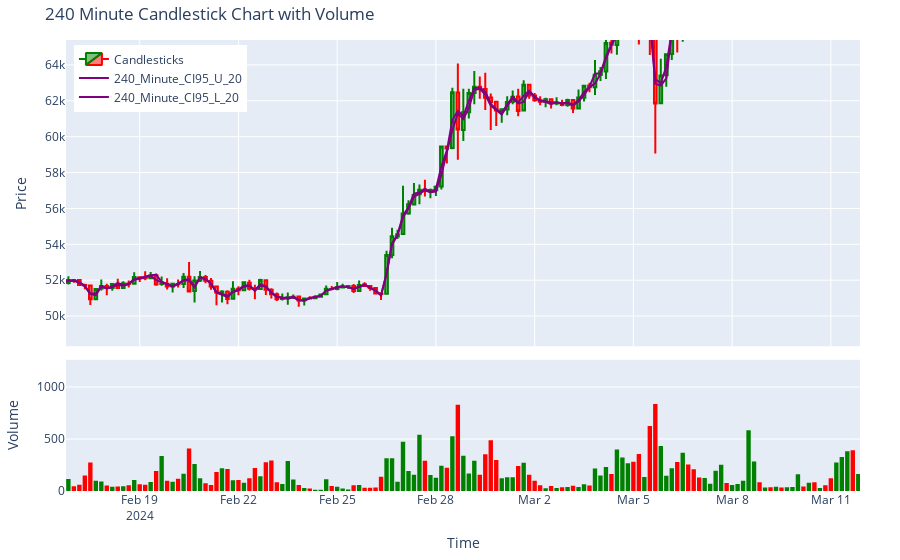

Source (notebook cell):
### Code cell
create_candlestick_chart(df=analyzed_df, time_frame=240, confidence_interval=0.95, window=20, derivatives=1)

### Figure 1 — Plotly figure (JSON) as saved in the notebook; plotly's stock layout.template omitted (floating-point values rounded to 4 significant figures; data arrays with more than 128 entries replaced by an {"elided": "..."} marker saying what was removed)
{"data": [{"close": {"elided": "1000 float values"}, "decreasing": {"line": {"color": "red"}}, "high": {"elided": "1000 float values"}, "hoverinfo": "x+y+text", "increasing": {"line": {"color": "green"}}, "low": {"elided": "1000 float values"}, "name": "Candlesticks", "open": {"elided": "1000 float values"}, "type": "candlestick", "x": {"elided": "1000 str values"}, "xaxis": "x", "yaxis": "y"}, {"hoverinfo": "x+y+text", "line": {"color": "purple", "width": 2}, "mode": "lines", "name": "240_Minute_CI95_U_20", "type": "scatter", "x": {"elided": "1000 str values"}, "xaxis": "x", "y": {"elided": "1000 float values"}, "yaxis": "y"}, {"hoverinfo": "x+y+text", "line": {"color": "purple", "width": 2}, "mode": "lines", "name": "240_Minute_CI95_L_20", "type": "scatter", "x": {"elided": "1000 str values"}, "xaxis": "x", "y": {"elided": "1000 float values"}, "yaxis": "y"}, {"hoverinfo": "x+y+text", "marker": {"color": {"elided": "1000 str values"}, "line": {"width": 0}}, "name": "Volume", "showlegend": false, "type": "bar", "x": {"elided": "1000 str values"}, "xaxis": "x2", "y": {"elided": "1000 float values"}, "yaxis": "y2"}], "layout": {"autosize": true, "hovermode": "x unified", "legend": {"x": 0.01, "y": 0.99}, "margin": {"b": 40, "l": 40, "r": 40, "t": 40}, "title": {"text": "240 Minute Candlestick Chart with Volume"}, "xaxis": {"anchor": "y", "autorange": false, "domain": [0, 1], "matches": "x2", "range": ["2024-02-16 18:14:24.7706", "2024-03-11 21:14:28.4404"], "rangeslider": {"visible": false, "yaxis": {}}, "showticklabels": false, "type": "date"}, "xaxis2": {"anchor": "y2", "autorange": false, "domain": [0, 1], "range": ["2024-02-16 18:14:24.7706", "2024-03-11 21:14:28.4404"], "title": {"text": "Time"}, "type": "date"}, "yaxis": {"anchor": "x", "autorange": false, "domain": [0.321, 1.0], "range": [48320.0, 65390.0], "title": {"text": "Price"}, "type": "linear"}, "yaxis2": {"anchor": "x2", "autorange": true, "domain": [0, 0.291], "range": [0, 1261.0], "title": {"text": "Volume"}, "type": "linear"}}}
